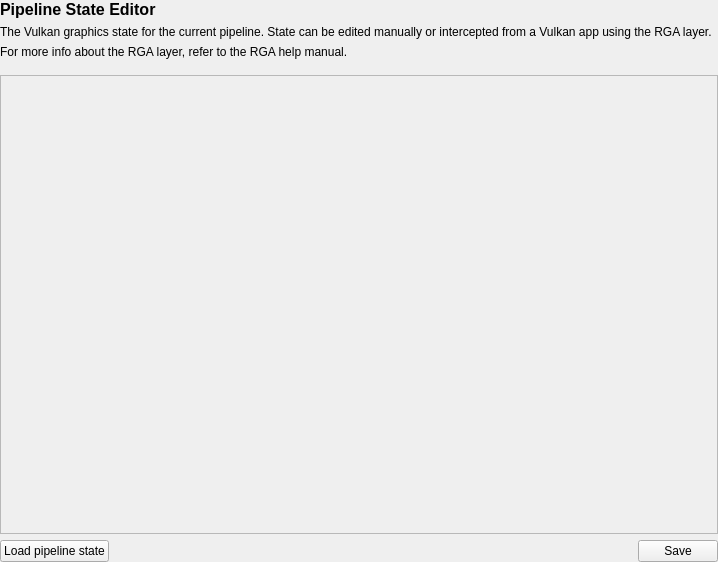
<?xml version="1.0" encoding="UTF-8"?>
<ui version="4.0">
 <class>RgPipelineStateView</class>
 <widget class="QWidget" name="rgPipelineStateView">
  <property name="geometry">
   <rect>
    <x>0</x>
    <y>0</y>
    <width>564</width>
    <height>562</height>
   </rect>
  </property>
  <property name="windowTitle">
   <string>Form</string>
  </property>
  <layout class="QGridLayout" name="gridLayout">
   <property name="leftMargin">
    <number>0</number>
   </property>
   <property name="topMargin">
    <number>0</number>
   </property>
   <property name="rightMargin">
    <number>0</number>
   </property>
   <property name="bottomMargin">
    <number>0</number>
   </property>
   <item row="0" column="0">
    <layout class="QVBoxLayout" name="verticalLayout">
      <property name="bottomMargin">
        <number>10</number>
      </property>
     <item>
      <widget class="QLabel" name="pipelineStateHeaderLabel">
       <property name="minimumSize">
        <size>
         <width>0</width>
         <height>0</height>
        </size>
       </property>
       <property name="font">
        <font>
         <pointsize>12</pointsize>
         <weight>75</weight>
         <bold>true</bold>
        </font>
       </property>
       <property name="text">
        <string>Pipeline State Editor</string>
       </property>
       <property name="alignment">
        <set>Qt::AlignLeading|Qt::AlignLeft|Qt::AlignTop</set>
       </property>
      </widget>
     </item>
     <item>
      <widget class="QLabel" name="labelPipelineType">
       <property name="text">
        <string>The Vulkan graphics state for the current pipeline. State can be edited manually or intercepted from a Vulkan app using the RGA layer.</string>
       </property>
      </widget>
     </item>
     <item>
      <widget class="QLabel" name="label_3">
       <property name="text">
        <string>For more info about the RGA layer, refer to the RGA help manual.</string>
       </property>
      </widget>
     </item>
    </layout>
   </item>
   <item row="1" column="0" colspan="2">
    <widget class="RgPipelineStateTree" name="settingsTree"/>
   </item>
   <item row="2" column="0" colspan="2">
    <layout class="QHBoxLayout" name="horizontalLayout_2">
     <item>
      <widget class="QPushButton" name="loadButton">
       <property name="toolTip">
        <string>Load Vulkan pipeline state from an RGA pipeline state file (.pso).</string>
       </property>
       <property name="text">
        <string>Load pipeline state</string>
       </property>
      </widget>
     </item>
     <item>
      <spacer name="horizontalSpacer">
       <property name="orientation">
        <enum>Qt::Horizontal</enum>
       </property>
       <property name="sizeHint" stdset="0">
        <size>
         <width>40</width>
         <height>20</height>
        </size>
       </property>
      </spacer>
     </item>
     <item>
      <widget class="QPushButton" name="saveButton">
       <property name="text">
        <string>Save</string>
       </property>
      </widget>
     </item>
    </layout>
   </item>
  </layout>
 </widget>
 <customwidgets>
  <customwidget>
   <class>RgPipelineStateTree</class>
   <extends>QScrollArea</extends>
   <header>rg_pipeline_state_tree.h</header>
   <container>1</container>
  </customwidget>
 </customwidgets>
 <resources/>
 <connections/>
</ui>
